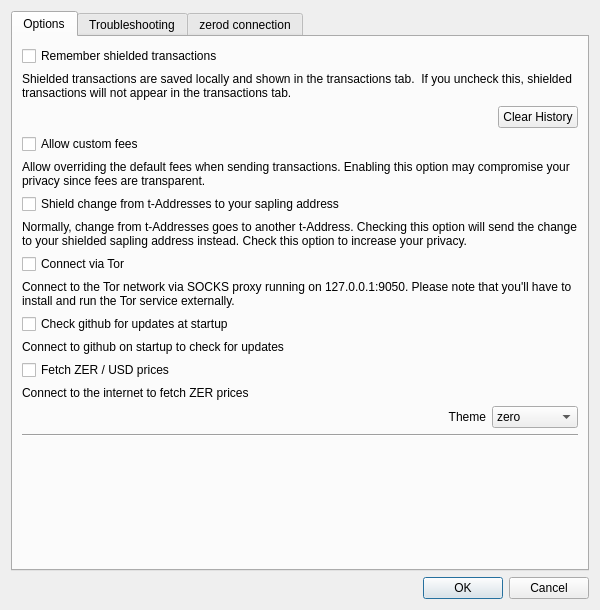
<?xml version="1.0" encoding="UTF-8"?>
<ui version="4.0">
 <class>Settings</class>
 <widget class="QDialog" name="Settings">
  <property name="geometry">
   <rect>
    <x>0</x>
    <y>0</y>
    <width>600</width>
    <height>610</height>
   </rect>
  </property>
  <property name="sizePolicy">
   <sizepolicy hsizetype="Expanding" vsizetype="Preferred">
    <horstretch>0</horstretch>
    <verstretch>0</verstretch>
   </sizepolicy>
  </property>
  <property name="minimumSize">
   <size>
    <width>540</width>
    <height>500</height>
   </size>
  </property>
  <property name="windowTitle">
   <string>Settings</string>
  </property>
  <property name="modal">
   <bool>true</bool>
  </property>
  <layout class="QVBoxLayout" name="verticalLayout">
   <item>
    <widget class="QTabWidget" name="tabWidget">
     <property name="tabShape">
      <enum>QTabWidget::Rounded</enum>
     </property>
     <property name="currentIndex">
      <number>0</number>
     </property>
     <widget class="QWidget" name="tab_2">
      <attribute name="title">
       <string>Options</string>
      </attribute>
      <layout class="QGridLayout" name="gridLayout">
       <item row="4" column="0" colspan="3">
        <widget class="QLabel" name="label_6">
         <property name="text">
          <string>Allow overriding the default fees when sending transactions. Enabling this option may compromise your privacy since fees are transparent. </string>
         </property>
         <property name="wordWrap">
          <bool>true</bool>
         </property>
        </widget>
       </item>
       <item row="11" column="0" colspan="3">
        <widget class="QCheckBox" name="chkFetchPrices">
         <property name="text">
          <string>Fetch ZER / USD prices</string>
         </property>
        </widget>
       </item>
       <item row="3" column="0">
        <widget class="QCheckBox" name="chkCustomFees">
         <property name="text">
          <string>Allow custom fees</string>
         </property>
        </widget>
       </item>
       <item row="16" column="0" colspan="3">
        <widget class="Line" name="line_2">
         <property name="orientation">
          <enum>Qt::Horizontal</enum>
         </property>
        </widget>
       </item>
       <item row="9" column="0" colspan="3">
        <widget class="QCheckBox" name="chkCheckUpdates">
         <property name="text">
          <string>Check github for updates at startup</string>
         </property>
        </widget>
       </item>
       <item row="5" column="0" colspan="3">
        <widget class="QCheckBox" name="chkAutoShield">
         <property name="text">
          <string>Shield change from t-Addresses to your sapling address</string>
         </property>
        </widget>
       </item>
       <item row="17" column="0" colspan="3">
        <spacer name="verticalSpacer_2">
         <property name="orientation">
          <enum>Qt::Vertical</enum>
         </property>
         <property name="sizeHint" stdset="0">
          <size>
           <width>20</width>
           <height>40</height>
          </size>
         </property>
        </spacer>
       </item>
       <item row="2" column="2">
        <widget class="QPushButton" name="btnClearSaved">
         <property name="text">
          <string>Clear History</string>
         </property>
        </widget>
       </item>
       <item row="0" column="0" colspan="3">
        <widget class="QCheckBox" name="chkSaveTxs">
         <property name="text">
          <string>Remember shielded transactions</string>
         </property>
        </widget>
       </item>
       <item row="7" column="0">
        <widget class="QCheckBox" name="chkTor">
         <property name="text">
          <string>Connect via Tor</string>
         </property>
        </widget>
       </item>
       <item row="6" column="0" colspan="3">
        <widget class="QLabel" name="label_7">
         <property name="text">
          <string>Normally, change from t-Addresses goes to another t-Address. Checking this option will send the change to your shielded sapling address instead. Check this option to increase your privacy.</string>
         </property>
         <property name="wordWrap">
          <bool>true</bool>
         </property>
        </widget>
       </item>
       <item row="12" column="0" colspan="3">
        <widget class="QLabel" name="label_10">
         <property name="text">
          <string>Connect to the internet to fetch ZER prices</string>
         </property>
        </widget>
       </item>
       <item row="2" column="0">
        <spacer name="horizontalSpacer">
         <property name="orientation">
          <enum>Qt::Horizontal</enum>
         </property>
         <property name="sizeHint" stdset="0">
          <size>
           <width>40</width>
           <height>20</height>
          </size>
         </property>
        </spacer>
       </item>
       <item row="13" column="0">
        <widget class="QLabel" name="label_20">
         <property name="sizePolicy">
          <sizepolicy hsizetype="Preferred" vsizetype="Preferred">
           <horstretch>0</horstretch>
           <verstretch>0</verstretch>
          </sizepolicy>
         </property>
         <property name="text">
          <string>Theme</string>
         </property>
         <property name="alignment">
          <set>Qt::AlignRight|Qt::AlignTrailing|Qt::AlignVCenter</set>
         </property>
        </widget>
       </item>
       <item row="1" column="0" colspan="3">
        <widget class="QLabel" name="label_5">
         <property name="text">
          <string>Shielded transactions are saved locally and shown in the transactions tab.  If you uncheck this, shielded transactions will not appear in the transactions tab.</string>
         </property>
         <property name="wordWrap">
          <bool>true</bool>
         </property>
        </widget>
       </item>
       <item row="8" column="0" colspan="3">
        <widget class="QLabel" name="lblTor">
         <property name="text">
          <string>Connect to the Tor network via SOCKS proxy running on 127.0.0.1:9050. Please note that you'll have to install and run the Tor service externally.</string>
         </property>
         <property name="wordWrap">
          <bool>true</bool>
         </property>
        </widget>
       </item>
       <item row="10" column="0" colspan="3">
        <widget class="QLabel" name="label_8">
         <property name="text">
          <string>Connect to github on startup to check for updates</string>
         </property>
        </widget>
       </item>
       <item row="13" column="1" colspan="2">
        <widget class="QComboBox" name="comboBoxTheme">
         <property name="sizePolicy">
          <sizepolicy hsizetype="MinimumExpanding" vsizetype="Fixed">
           <horstretch>0</horstretch>
           <verstretch>0</verstretch>
          </sizepolicy>
         </property>
         <item>
          <property name="text">
           <string>zero</string>
          </property>
          <property name="icon">
           <iconset>
            <normaloff>../res/images/blue/unchecked.png</normaloff>
            <normalon>../res/images/blue/unchecked.png</normalon>
            <disabledoff>../res/images/blue/unchecked.png</disabledoff>
            <disabledon>../res/images/blue/unchecked.png</disabledon>
            <activeoff>../res/images/blue/checked.png</activeoff>
            <activeon>../res/images/blue/checked.png</activeon>
            <selectedoff>../res/images/blue/checked.png</selectedoff>
            <selectedon>../res/images/blue/checked.png</selectedon>../res/images/blue/unchecked.png</iconset>
          </property>
         </item>
         <item>
          <property name="text">
           <string>light</string>
          </property>
          <property name="icon">
           <iconset>
            <normaloff>../res/images/blue/unchecked.png</normaloff>
            <normalon>../res/images/blue/unchecked.png</normalon>
            <disabledoff>../res/images/blue/unchecked.png</disabledoff>
            <disabledon>../res/images/blue/unchecked.png</disabledon>
            <activeoff>../res/images/blue/checked.png</activeoff>
            <activeon>../res/images/blue/checked.png</activeon>
            <selectedoff>../res/images/blue/checked.png</selectedoff>
            <selectedon>../res/images/blue/checked.png</selectedon>../res/images/blue/unchecked.png</iconset>
          </property>
         </item>
         <item>
          <property name="text">
           <string>blue</string>
          </property>
          <property name="icon">
           <iconset>
            <normaloff>../res/images/blue/unchecked.png</normaloff>
            <normalon>../res/images/blue/unchecked.png</normalon>
            <disabledoff>../res/images/blue/unchecked.png</disabledoff>
            <disabledon>../res/images/blue/unchecked.png</disabledon>
            <activeoff>../res/images/blue/checked.png</activeoff>
            <activeon>../res/images/blue/checked.png</activeon>
            <selectedoff>../res/images/blue/checked.png</selectedoff>
            <selectedon>../res/images/blue/checked.png</selectedon>../res/images/blue/unchecked.png</iconset>
          </property>
         </item>
         <item>
          <property name="text">
           <string>dark</string>
          </property>
          <property name="icon">
           <iconset>
            <normaloff>../res/images/blue/unchecked.png</normaloff>
            <normalon>../res/images/blue/unchecked.png</normalon>
            <disabledoff>../res/images/blue/unchecked.png</disabledoff>
            <disabledon>../res/images/blue/unchecked.png</disabledon>
            <activeoff>../res/images/blue/checked.png</activeoff>
            <activeon>../res/images/blue/checked.png</activeon>
            <selectedoff>../res/images/blue/checked.png</selectedoff>
            <selectedon>../res/images/blue/checked.png</selectedon>../res/images/blue/unchecked.png</iconset>
          </property>
         </item>
         <item>
          <property name="text">
           <string>matrix</string>
          </property>
          <property name="icon">
           <iconset>
            <normaloff>../res/images/blue/unchecked.png</normaloff>
            <normalon>../res/images/blue/unchecked.png</normalon>
            <disabledoff>../res/images/blue/unchecked.png</disabledoff>
            <disabledon>../res/images/blue/unchecked.png</disabledon>
            <activeoff>../res/images/blue/checked.png</activeoff>
            <activeon>../res/images/blue/checked.png</activeon>
            <selectedoff>../res/images/blue/checked.png</selectedoff>
            <selectedon>../res/images/blue/checked.png</selectedon>../res/images/blue/unchecked.png</iconset>
          </property>
         </item>
        </widget>
       </item>
      </layout>
     </widget>
     <widget class="QWidget" name="tab_3">
      <attribute name="title">
       <string>Troubleshooting</string>
      </attribute>
      <layout class="QGridLayout" name="gridLayout_2">
       <item row="5" column="0">
        <widget class="QCheckBox" name="chkReindex">
         <property name="text">
          <string>Reindex</string>
         </property>
        </widget>
       </item>
       <item row="1" column="0">
        <widget class="QLabel" name="label_9">
         <property name="text">
          <string>Rescan the blockchain for any missing wallet transactions and to correct your wallet balance. This may take several hours. You need to restart ZeroWallet for this to take effect</string>
         </property>
         <property name="wordWrap">
          <bool>true</bool>
         </property>
        </widget>
       </item>
       <item row="0" column="0">
        <widget class="QCheckBox" name="chkRescan">
         <property name="text">
          <string>Rescan</string>
         </property>
        </widget>
       </item>
       <item row="2" column="0">
        <widget class="Line" name="line_3">
         <property name="orientation">
          <enum>Qt::Horizontal</enum>
         </property>
        </widget>
       </item>
       <item row="9" column="0">
        <spacer name="verticalSpacer_3">
         <property name="orientation">
          <enum>Qt::Vertical</enum>
         </property>
         <property name="sizeHint" stdset="0">
          <size>
           <width>20</width>
           <height>40</height>
          </size>
         </property>
        </spacer>
       </item>
       <item row="2" column="0">
        <widget class="QLabel" name="label_12">
         <property name="text">
          <string/>
         </property>
        </widget>
       </item>
       <item row="6" column="0">
        <widget class="QLabel" name="label_11">
         <property name="text">
          <string>Rebuild the entire blockchain from the genesis block, by rescanning all the block files. This may take several hours to days, depending on your hardware. You need to restart ZeroWallet for this to take effect</string>
         </property>
         <property name="wordWrap">
          <bool>true</bool>
         </property>
        </widget>
       </item>
       <item row="8" column="0">
        <widget class="Line" name="line_4">
         <property name="orientation">
          <enum>Qt::Horizontal</enum>
         </property>
        </widget>
       </item>
       <item row="7" column="0">
        <widget class="QLabel" name="label_13">
         <property name="text">
          <string/>
         </property>
        </widget>
       </item>
      </layout>
     </widget>
     <widget class="QWidget" name="tab">
      <property name="enabled">
       <bool>false</bool>
      </property>
      <attribute name="title">
       <string>zerod connection</string>
      </attribute>
      <layout class="QVBoxLayout" name="verticalLayout_3">
       <item>
        <widget class="QLabel" name="confMsg">
         <property name="text">
          <string notr="true">&lt;html&gt;&lt;head/&gt;&lt;body&gt;&lt;p&gt;&lt;br/&gt;&lt;/p&gt;&lt;/body&gt;&lt;/html&gt;</string>
         </property>
         <property name="textInteractionFlags">
          <set>Qt::LinksAccessibleByMouse|Qt::TextSelectableByMouse</set>
         </property>
        </widget>
       </item>
       <item>
        <widget class="Line" name="line">
         <property name="orientation">
          <enum>Qt::Horizontal</enum>
         </property>
        </widget>
       </item>
       <item>
        <widget class="QLabel" name="label">
         <property name="minimumSize">
          <size>
           <width>60</width>
           <height>0</height>
          </size>
         </property>
         <property name="text">
          <string>Host</string>
         </property>
        </widget>
       </item>
       <item>
        <widget class="QLineEdit" name="hostname">
         <property name="placeholderText">
          <string/>
         </property>
        </widget>
       </item>
       <item>
        <widget class="QLabel" name="label_2">
         <property name="minimumSize">
          <size>
           <width>60</width>
           <height>0</height>
          </size>
         </property>
         <property name="text">
          <string>Port</string>
         </property>
        </widget>
       </item>
       <item>
        <widget class="QLineEdit" name="port">
         <property name="placeholderText">
          <string/>
         </property>
        </widget>
       </item>
       <item>
        <widget class="QLabel" name="label_3">
         <property name="minimumSize">
          <size>
           <width>60</width>
           <height>0</height>
          </size>
         </property>
         <property name="text">
          <string>RPC Username</string>
         </property>
        </widget>
       </item>
       <item>
        <widget class="QLineEdit" name="rpcuser"/>
       </item>
       <item>
        <widget class="QLabel" name="label_4">
         <property name="minimumSize">
          <size>
           <width>60</width>
           <height>0</height>
          </size>
         </property>
         <property name="text">
          <string>RPC Password</string>
         </property>
        </widget>
       </item>
       <item>
        <widget class="QLineEdit" name="rpcpassword"/>
       </item>
       <item>
        <layout class="QVBoxLayout" name="verticalLayout_2"/>
       </item>
       <item>
        <spacer name="verticalSpacer">
         <property name="orientation">
          <enum>Qt::Vertical</enum>
         </property>
         <property name="sizeHint" stdset="0">
          <size>
           <width>20</width>
           <height>40</height>
          </size>
         </property>
        </spacer>
       </item>
      </layout>
     </widget>
    </widget>
   </item>
   <item>
    <widget class="QDialogButtonBox" name="buttonBox">
     <property name="enabled">
      <bool>true</bool>
     </property>
     <property name="orientation">
      <enum>Qt::Horizontal</enum>
     </property>
     <property name="standardButtons">
      <set>QDialogButtonBox::Cancel|QDialogButtonBox::Ok</set>
     </property>
    </widget>
   </item>
  </layout>
 </widget>
 <resources/>
 <connections>
  <connection>
   <sender>buttonBox</sender>
   <signal>accepted()</signal>
   <receiver>Settings</receiver>
   <slot>accept()</slot>
   <hints>
    <hint type="sourcelabel">
     <x>248</x>
     <y>254</y>
    </hint>
    <hint type="destinationlabel">
     <x>157</x>
     <y>274</y>
    </hint>
   </hints>
  </connection>
  <connection>
   <sender>buttonBox</sender>
   <signal>rejected()</signal>
   <receiver>Settings</receiver>
   <slot>reject()</slot>
   <hints>
    <hint type="sourcelabel">
     <x>316</x>
     <y>260</y>
    </hint>
    <hint type="destinationlabel">
     <x>286</x>
     <y>274</y>
    </hint>
   </hints>
  </connection>
  <connection>
   <sender>comboBoxTheme</sender>
   <signal>currentIndexChanged(QString)</signal>
   <receiver>Settings</receiver>
   <slot>slot_change_theme(QString)</slot>
   <hints>
    <hint type="sourcelabel">
     <x>372</x>
     <y>447</y>
    </hint>
    <hint type="destinationlabel">
     <x>299</x>
     <y>304</y>
    </hint>
   </hints>
  </connection>
 </connections>
 <slots>
  <signal>signal_change_theme(QString)</signal>
  <slot>slot_change_theme(QString)</slot>
 </slots>
</ui>
